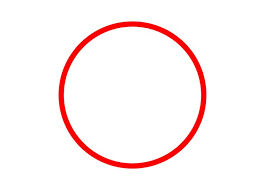
#> input picture Day8_pillow_opencv_task/abc.png, 265 x 190 px, found by its file name
$ jupyter execute circle.ipynb
#> lines starting #> are read from the running program, lines starting #| are printed output that depends on the picture; after the words box and inside, x2 and y2 are one past the last pixel; in counts of white or black regions, pixels touching at a corner belong together
[cell 1]
import cv2
import numpy as np
import matplotlib.pyplot as plt

path = 'D:/ML1BootCamp/Day8_pillow_openCVtask/abc.png'

circle = cv2.imread(path)
#> circle is the input picture: shape (190, 265, 3); mean B, G, R 243, 243.1, 254.4

cv2.imshow('Circle Image', circle)
cv2.waitKey(0)
cv2.destroyAllWindows()

[cell 2]
path = r'D:/ML1BootCamp/Day8_pillow_openCVtask/abc.png'

circle = cv2.imread(path)


# Convert the image to HSV
hsv_image = cv2.cvtColor(circle, cv2.COLOR_BGR2HSV)
#> hsv_image: shape (190, 265, 3); mean H, S, V 5.8, 12, 254.5


# Define the lower and upper HSV thresholds for red color
lower_red = np.array([0, 100, 100], dtype=np.uint8)
upper_red = np.array([10, 255, 255], dtype=np.uint8)

# Create an HSV mask for the red object
red_mask = cv2.inRange(hsv_image, lower_red, upper_red)
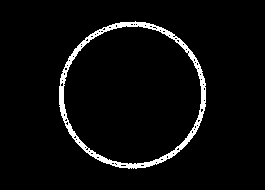
#> red_mask: shape (190, 265); 4.2% white; 1 white region, box (x1, y1, x2, y2) and area: (59, 21, 206, 169) 2138

result_image = cv2.bitwise_and(circle, circle, mask=red_mask)
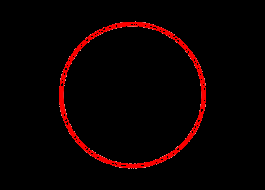
#> result_image: shape (190, 265, 3); mean B, G, R 0.5, 0.5, 10.4
# Display the result
cv2.imshow('Orignal Image', circle)
cv2.imshow('hsv', hsv_image)
cv2.imshow('red mask', red_mask)
cv2.imshow('resulted', result_image)
cv2.waitKey(0)
cv2.destroyAllWindows()
